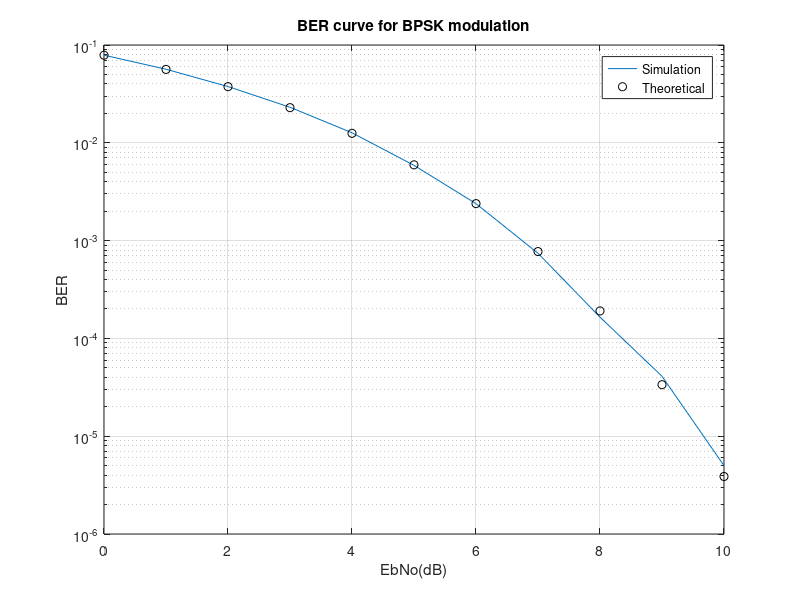

Reproduce this figure in MATLAB.
% This program is used to calculate the bit error rate (BER) of BPSK 
% modulation scheme at the given energy per bit to noise power spectral
% density ratio (EbNo). 

clear ;      %Clear all variables
close all;   %Close all figures
num_bit=1e6; %Number of bits or symbols
EbNodB=0:1:10; %Range of EbNo in dB
for i=1:length(EbNodB); 
    s=2*(round(rand(1,num_bit))-0.5); %Random symbol generation
    w=(1/sqrt(2*10^(EbNodB(i)/10)))*randn(1,num_bit); %Random noise generation
    r=s+w;  %Received signal
    s_est=sign(r);  %Demodulation
    sim_BER(i)=(num_bit-sum(s==s_est))/num_bit;%BER calculation
end
the_Ber =0.5*erfc(sqrt(10.^(EbNodB/10))); % theoretical BER calculation

semilogy(EbNodB, sim_BER,'-'); %Plotting simulated values
hold on
semilogy(EbNodB,the_Ber,'ko'); %Plotting theoretical values
title('BER curve for BPSK modulation');
legend('Simulation','Theoretical');
xlabel('EbNo(dB)')                              
ylabel('BER')                               
grid on